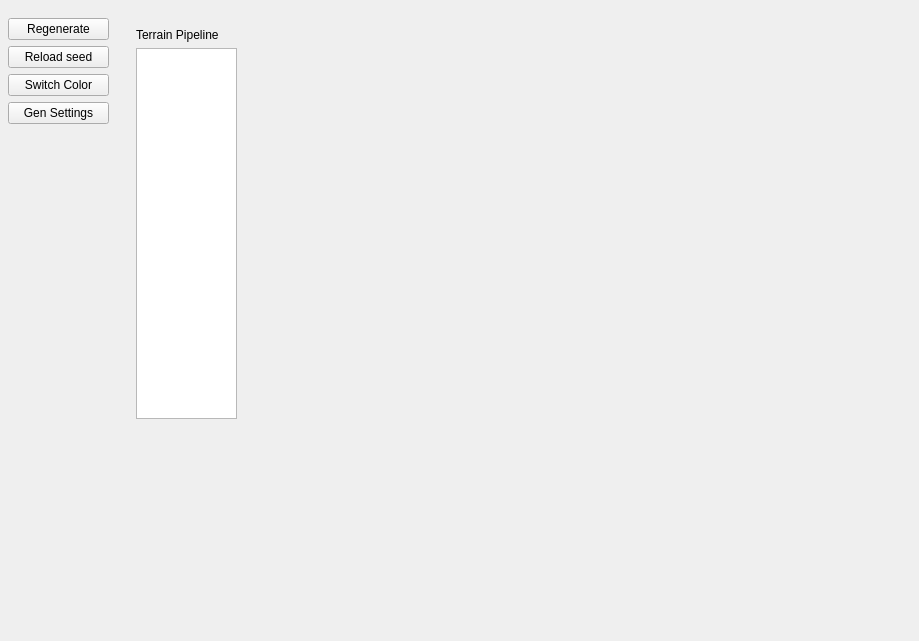
<?xml version="1.0" encoding="UTF-8"?>
<ui version="4.0">
 <class>TerrainControlsWidget</class>
 <widget class="QWidget" name="TerrainControlsWidget">
  <property name="geometry">
   <rect>
    <x>0</x>
    <y>0</y>
    <width>919</width>
    <height>641</height>
   </rect>
  </property>
  <layout class="QHBoxLayout" name="horizontalLayout">
   <property name="spacing">
    <number>8</number>
   </property>
   <property name="leftMargin">
    <number>8</number>
   </property>
   <property name="topMargin">
    <number>8</number>
   </property>
   <property name="rightMargin">
    <number>8</number>
   </property>
   <property name="bottomMargin">
    <number>8</number>
   </property>
   <item>
    <widget class="QWidget" name="toolBarWidget" native="true">
     <property name="minimumSize">
      <size>
       <width>120</width>
       <height>0</height>
      </size>
     </property>
     <property name="cursor">
      <cursorShape>BusyCursor</cursorShape>
     </property>
     <property name="autoFillBackground">
      <bool>true</bool>
     </property>
     <widget class="QWidget" name="">
      <property name="geometry">
       <rect>
        <x>0</x>
        <y>10</y>
        <width>101</width>
        <height>404</height>
       </rect>
      </property>
      <layout class="QVBoxLayout" name="verticalLayout">
       <property name="sizeConstraint">
        <enum>QLayout::SizeConstraint::SetMaximumSize</enum>
       </property>
       <item>
        <widget class="QPushButton" name="regenerateButton">
         <property name="text">
          <string>Regenerate</string>
         </property>
        </widget>
       </item>
       <item>
        <widget class="QPushButton" name="reloadSeedButton">
         <property name="text">
          <string>Reload seed</string>
         </property>
        </widget>
       </item>
       <item>
        <widget class="QPushButton" name="switchColorButton">
         <property name="text">
          <string>Switch Color</string>
         </property>
        </widget>
       </item>
       <item>
        <widget class="QPushButton" name="generatorSettingsButton">
         <property name="text">
          <string>Gen Settings</string>
         </property>
        </widget>
       </item>
       <item>
        <spacer name="verticalSpacer_2">
         <property name="orientation">
          <enum>Qt::Orientation::Vertical</enum>
         </property>
         <property name="sizeHint" stdset="0">
          <size>
           <width>20</width>
           <height>40</height>
          </size>
         </property>
        </spacer>
       </item>
      </layout>
     </widget>
    </widget>
   </item>
   <item>
    <widget class="QWidget" name="generatorSettingsWidget" native="true">
     <property name="minimumSize">
      <size>
       <width>110</width>
       <height>0</height>
      </size>
     </property>
     <widget class="QWidget" name="verticalLayoutWidget">
      <property name="geometry">
       <rect>
        <x>0</x>
        <y>20</y>
        <width>101</width>
        <height>391</height>
       </rect>
      </property>
      <layout class="QVBoxLayout" name="verticalLayout_2">
       <item>
        <widget class="QLabel" name="label">
         <property name="text">
          <string>Terrain Pipeline</string>
         </property>
        </widget>
       </item>
       <item>
        <widget class="QListView" name="listView"/>
       </item>
      </layout>
     </widget>
    </widget>
   </item>
   <item>
    <widget class="QWidget" name="vulkanWidget" native="true">
     <property name="sizePolicy">
      <sizepolicy hsizetype="Expanding" vsizetype="Preferred">
       <horstretch>0</horstretch>
       <verstretch>0</verstretch>
      </sizepolicy>
     </property>
    </widget>
   </item>
  </layout>
 </widget>
 <resources/>
 <connections/>
</ui>
